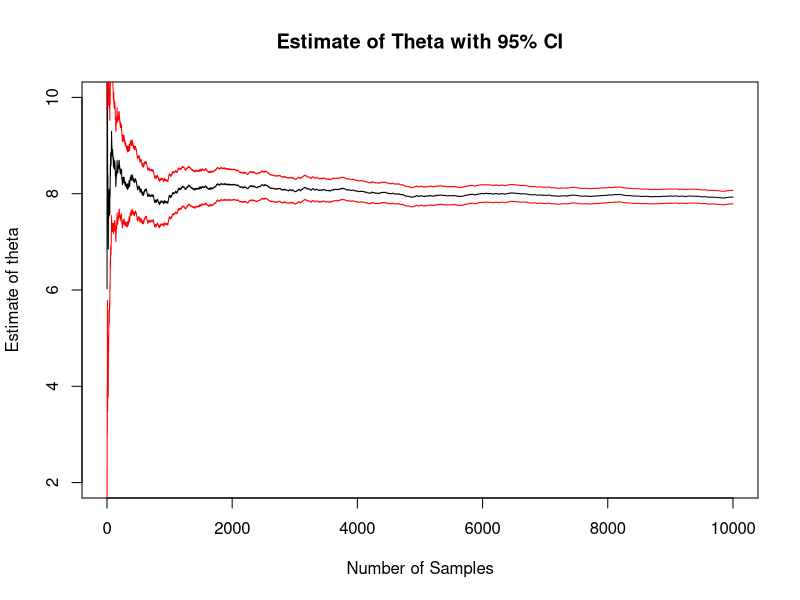
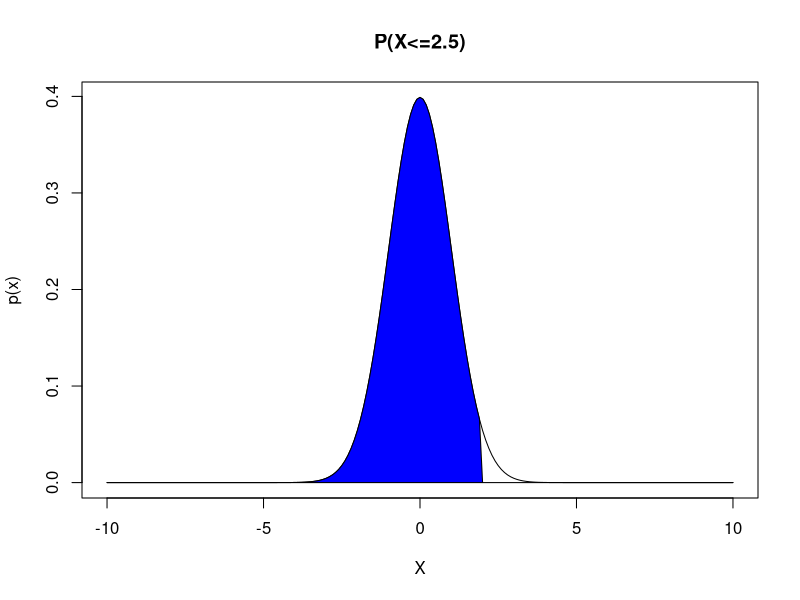
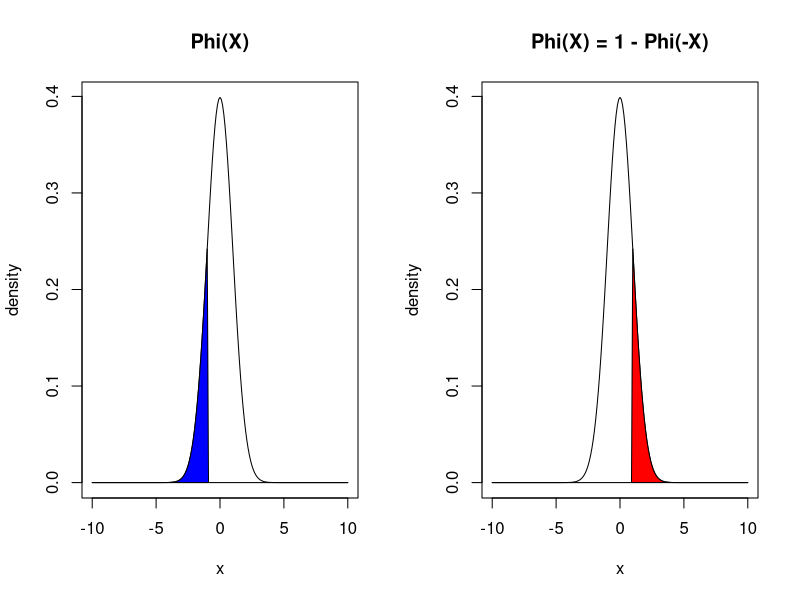
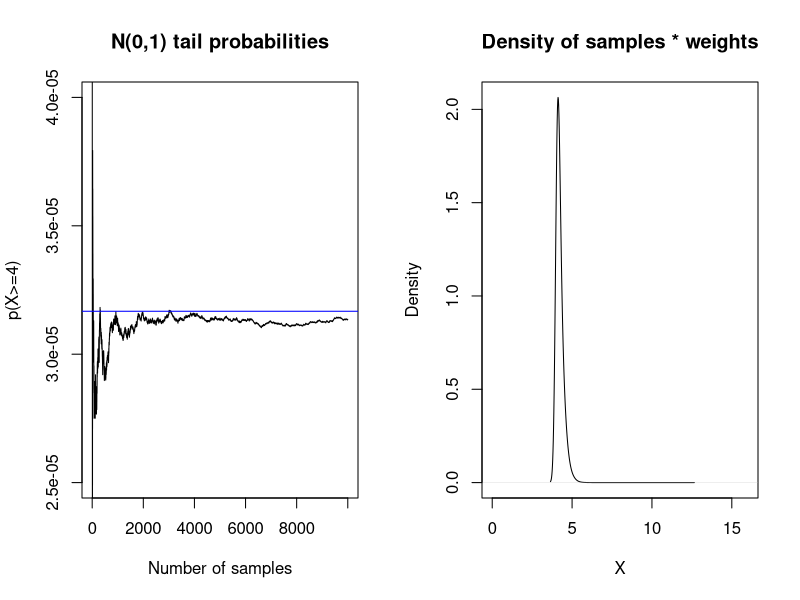
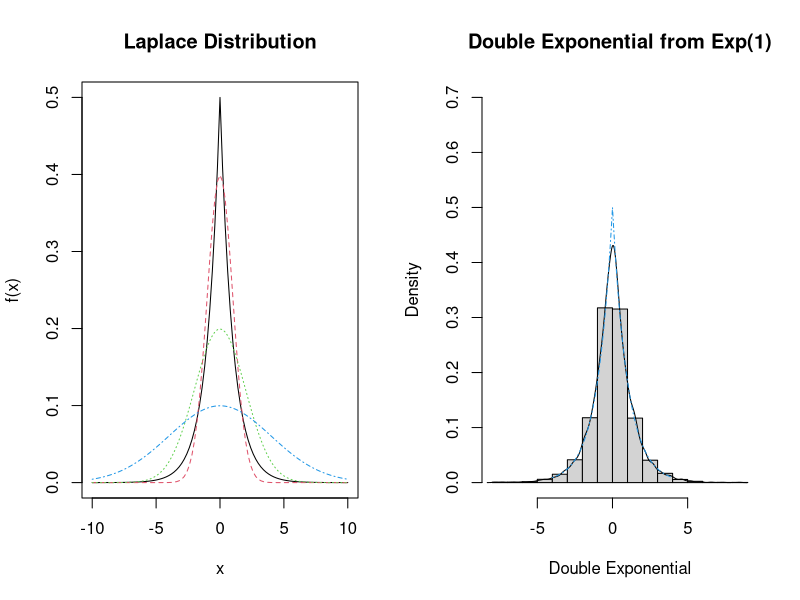
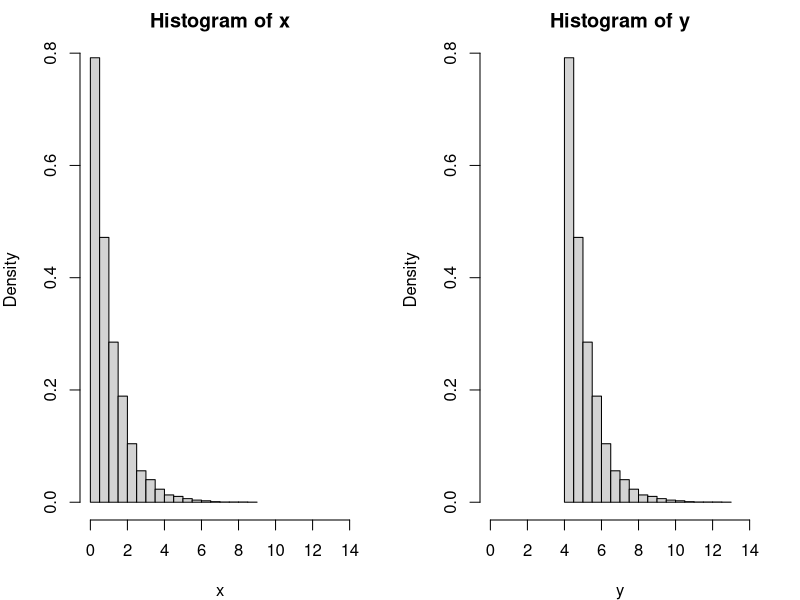
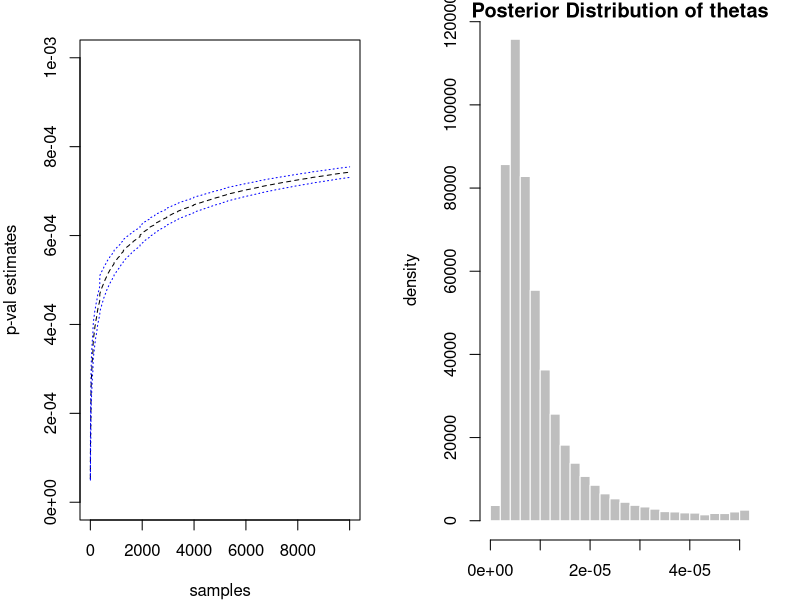
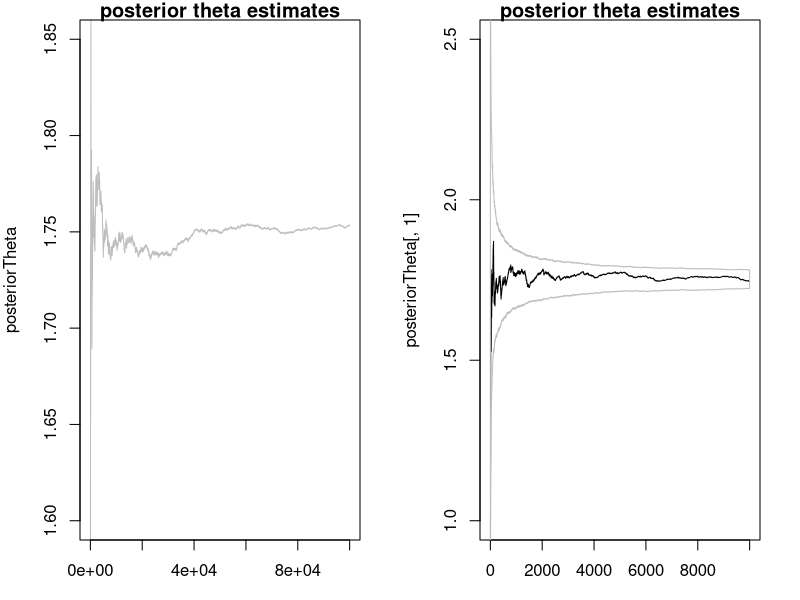

Write R code to recreate these figures, in order.
## ---- chunk 1
N = 10000 ## sample size
h <- function(x) { 3*x^2 } ## function of interest, h(x)
X <- runif(n = N, min = 0, max = 2)  ## samples from f(x)
v = 2 * mean(h(X)) ## 2 * E[h(x)]
print(v) ## approximately 8
integrate(f = h, lower = 0, upper = 2)
## ---- chunk 2
N = 10000 ## sample size
h <- function(x) { 3*x^2 } ## function of interest, h(x)
X <- runif(n = N, min = 0, max = 2)  ## samples from f(x)
h_values <- 2 * h(X)

cumMean <- function(x, n){
  num = cumsum(x)
  denom = 1:n
  result = num/denom
  return(result)
}

## ---- chunk 3
cumSE <- function(x, n){
  m = mean(x)
  num = sqrt(cumsum((x - m)^2))
  denom = 1:n
  result = num/denom ## cummulative mean of (x_i - theta)^2
  return(result)
}

thetas = cumMean(h_values, N)
SE = cumSE(h_values, N)


## ---- chunk 4
plot(x = 1:N, y = thetas, type = "l", ylim = c(2, 10), xlab = "Number of Samples",
     ylab = "Estimate of theta",
     main = "Estimate of Theta with 95% CI")
lines(x = 1:N, y = thetas + 1.96*SE, col = "red") ## CI
lines(x = 1:N, y = thetas - 1.96*SE, col = "red") ## CI

## ---- chunk 5
## final estimate
thetaHat = mean(h_values)
se <- sd(x = h_values)/sqrt(N)
ci <- thetaHat + 1.96*c(-1,1) * se

print("Theta estimate: ")
print(thetaHat)
print("Confidence Intervals")
print(ci)

## ---- chunk 6
x <- seq(from = -10, to = 10, by = 0.1)

out = dnorm(x)
out[x >= 2] = 0

plot(x, dnorm(x), type = "l", main = "P(X<=2.5)", 
     xlab = "X", ylab = "p(x)")
polygon(x, out, col = "blue")

## ---- chunk 7
N = 10000
x = 2.5
t = runif(N, 0, 2.5)
p = 0.5 + 1/sqrt(2*pi) * mean(x * exp(-t^2 / 2))

print(p)
print(x = pnorm(q = 2.5, lower.tail = TRUE))

## ---- chunk 8
x <- seq(from = -10, to = 10, by = 0.1)

out = dnorm(x)
out[x > -1] = 0

par(mfrow = c(1,2))
plot(x, dnorm(x), type = "l", main = "Phi(X)", ylab = "density")
polygon(x, out, col = "blue")


out = dnorm(x)
out[x < 1] = 0

plot(x, dnorm(x), type = "l", main = "Phi(X) = 1 - Phi(-X)", , ylab = "density")
polygon(x, out, col = "red")

## ---- chunk 9
N = 10000
x = 3.2
Z = rnorm(N)
p_val = mean(Z <= x)
print(p_val)
print(sum(Z > x)) ## few samples with Z > x
## ---- chunk 10
set.seed(9124555) ## won't show up
## ---- chunk 11
N = 10000; x = 4
t = rnorm(N) >= x ## looking at the lower tail
p_val = sum(t)/N
print(sum(t)) ## only 1 sample greater or equal to 4
print(p_val)

## compare this with
RPval = pnorm(q = 4, lower.tail = FALSE) ## lower tail
print(RPval)
## ---- chunk 12
N = 10^4 
t = 4
X = rexp(N) + t
w = dnorm(X)/dexp(X - t) ## importance sampling weights dnorm/dexp(x-4)

theta = mean(w)
cumTheta = cumsum(w) / 1:N

## ---- chunk 13
plot(cumTheta, type = "l", main = "N(0,1) tail probabilities",
     xlab = "Number of samples", ylab = "p(X>=4)",
     ylim = c(2.5 * 10^(-5), 4 * 10^(-5)))
abline(a = pnorm(t, lower.tail = FALSE), b = 0, col = "blue")

## Exercise: Compare the results
#print(pnorm(t, lower.tail = FALSE))
#print(theta) 

## ---- chunk 14


plot(density(X, weights=w/sum(w)), main = "Density of samples * weights",
     xlab = "X", ylab = "Density",
     xlim = c(0,16)) ## plot density of samples from Exp(x - 4) * weights

## ---- chunk 15

f <- function(x){
  out = (1/2) * exp(x = -1 * abs(x))
  return(out)
}

curve(expr = f, from = -10, to = 10, type = "l",
      main = "Laplace Distribution")

curve(expr = dnorm(x, sd = 1), from = -10, to = 10, type = "l",
      lty = 2, col = 2,
      add = TRUE)

curve(expr = dnorm(x, sd = 2), from = -10, to = 10, type = "l",
      lty = 3, col = 3,
      add = TRUE)


curve(expr = dnorm(x, sd = 4), from = -10, to = 10, type = "l",
      lty = 4, col = 4,
      add = TRUE)


## ---- chunk 16
N = 10000
x = rnorm(N)
w = f(x)/dnorm(x) 
theta <- mean(x = x^2 * w)
print(theta)


x = rnorm(N, sd = 2)
w = f(x)/dnorm(x) 
theta <- mean(x = x^2 * w)
print(theta)

## ---- chunk 17

x = rnorm(N, sd = 4)
w = f(x)/dnorm(x, sd = 4)
theta <- mean(x = x^2 * w)
print(theta)



## ---- chunk 18
N = 10^4
f <- function(x){
  out = (1/2) * exp(x = -1 * abs(x))
  return(out)
}
pos_neg <- sample(x = c(-1,1), size = N, replace = TRUE)
x = rexp(n = N)
double_exp = pos_neg * x 

hist(double_exp, probability = TRUE, ylim = c(0,0.7),
     main = "Double Exponential from Exp(1)",
     xlab = "Double Exponential", ylab = "Density")
lines(density(double_exp))
curve(expr = f, from = -4, to = 4, add = TRUE, col = 4, lty = 4)


theta = mean(double_exp^2)
print(paste("theta estimate: ", theta))

## ---- chunk 19
n = 10^4
x = rexp(n = n, rate = 1)
alpha = 4
y = x + alpha
par(mfrow = c(1,2), mar = c(4,4,2,2))

hist(x, probability = TRUE, xlim = c(0, 14))
hist(y, probability = TRUE, xlim = c(0, 14))


## ---- chunk 20

x = rexp(n = n, rate = 1)
alpha = 10
y = x + alpha
w = dt(x = y, df = 5)/dexp(x = (y-alpha), rate = 1)
MC_p_val = mean(w)
deterministic_p_val = integrate(f = function(x) dt(x, df = 5), alpha, Inf)

print(MC_p_val)
print(deterministic_p_val)
print(pt(q = 10, df = 5, lower.tail = FALSE))

## ---- chunk 21
pvals = cumsum(w/1:n)
sterr = sqrt(cumsum((w - pvals)^2))/(1:10^4)

par(mar = c(4,4,2,2))
plot(x = 1:10^4, y = pvals, type = "l", lty = 2, 
     xlab = "samples", ylab = "p-val estimates", ylim = c(0, 0.001))
lines(pvals + 1.96*sterr, col = "blue", lty = 3)
lines(pvals - 1.96*sterr, col ="blue", lty = 3)


## ---- chunk 22

par( mar = c(3, 4, 1, 2))

N = 10^5
X = 2.5

thetas = rnorm(N, X, sd = 1)

weights = dcauchy(x = thetas, location = 0, scale = 1) ## 1/(pi * (1 + s^2))
sumOfWeights = sum(weights)

posteriorDist =  (weights )/(sumOfWeights)
hist(posteriorDist, probability = TRUE, 
     col = "gray", border = "white",
     main = "Posterior Distribution of thetas",
     xlab = "theta", ylab = "density")

## ---- chunk 23
## The expectation of the posterior distribution
posteriorThetaEst = sum((thetas * weights)/ sumOfWeights)
print(posteriorThetaEst)


## Effective Sample Size
ESS = 1 / sum( (weights / sumOfWeights)^2) ## Effective Sample Size
print(ESS)

## ---- chunk 24
posteriorTheta = cumsum(thetas * weights) / cumsum(weights)

plot(posteriorTheta, type = "l", main = "posterior theta estimates",
     ylim = c(1.6, 1.85), col = "gray")

## ---- chunk 25
X = 2.5
N = 10^4
M = 1000
thetas = matrix(data = rnorm(N*M), ncol = M) + X ## N(0,1) + 2.5
weights = dcauchy(x = thetas, location = 0, scale = 1)
posteriorTheta = apply(thetas * weights, 2, cumsum) / apply(weights, 2, cumsum)

## ---- chunk 26
## look at the first column estimates
plot(posteriorTheta[,1], main = "posterior theta estimates",
    ylim = c(1, 2.5), type = "l")
## grab the 2.5 and 97.5 quantiles for a 95% CI
confInts = apply(posteriorTheta, 1, quantile, c(0.025, 0.975)) 
polygon(x = c(1:N, N:1), y = c(confInts[1,], rev(confInts[2,])), border = "gray")
